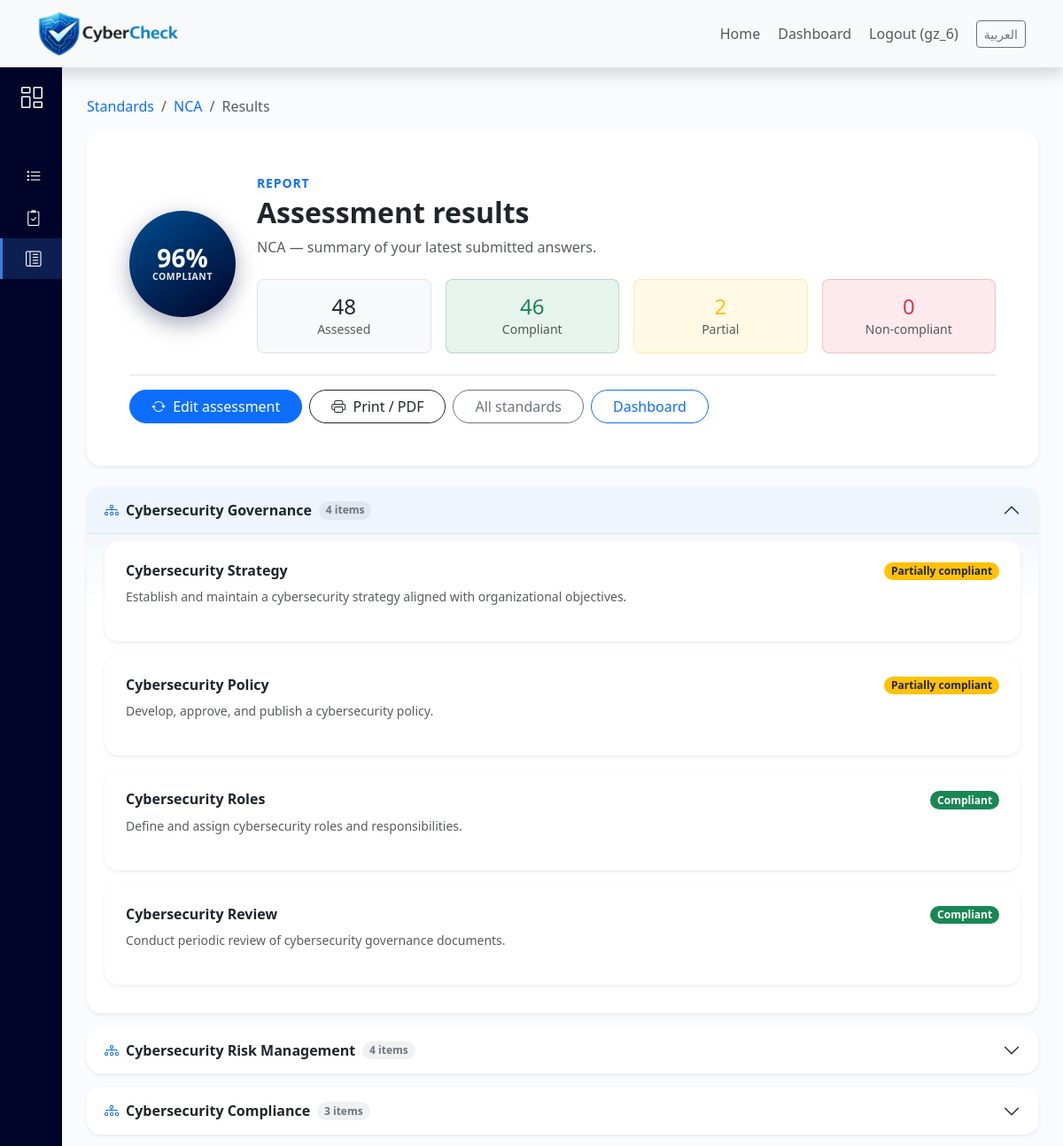
Page /results/2 (signed in, upper part) on the earlier database version.
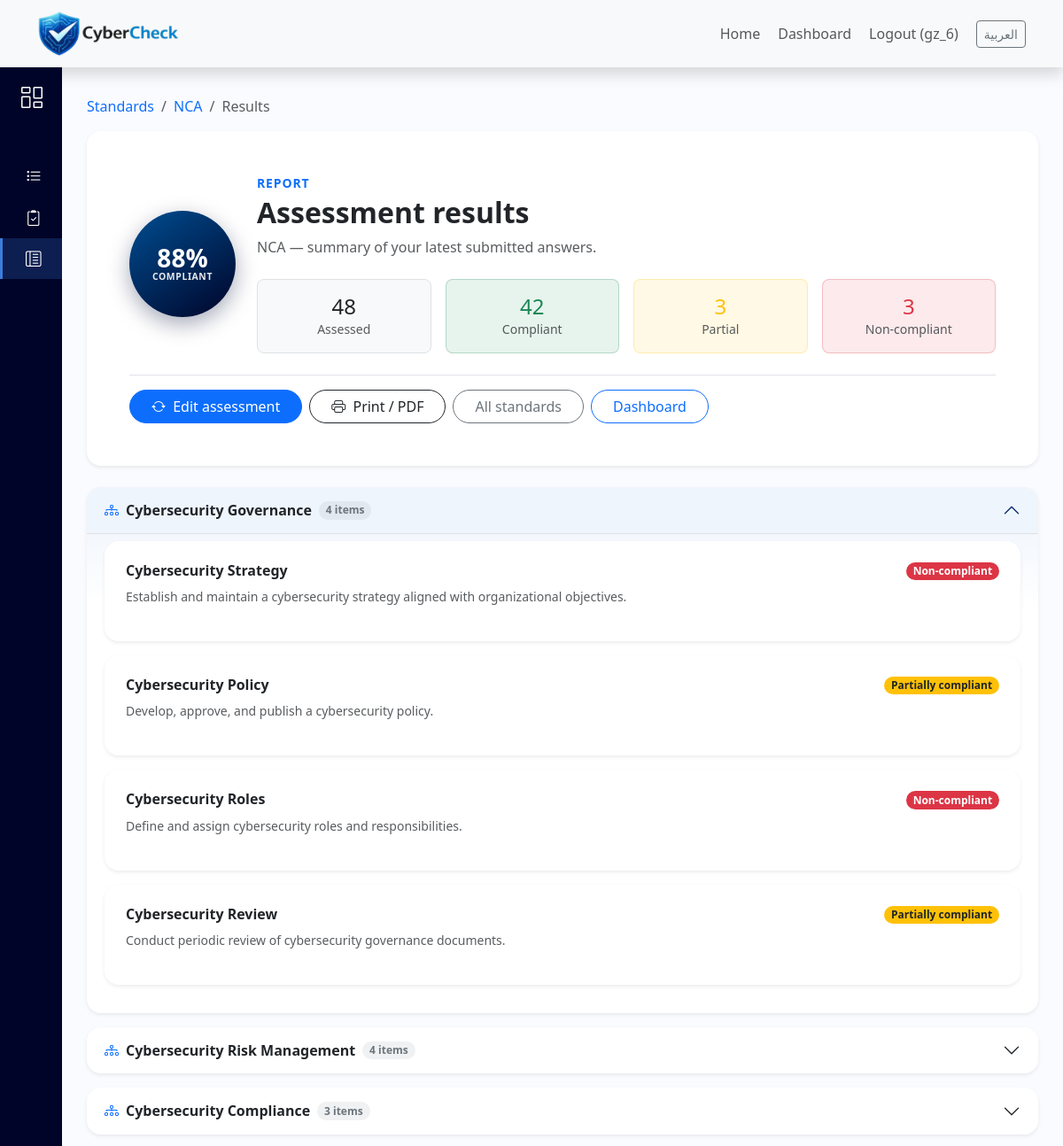
Same page on the later database version.
### compliance/models.py (models this page shows, shortened)
class AssessmentResult(models.Model):
    STATUS_CHOICES = [
        ('compliant', 'Compliant'),
        ('partial', 'Partially Compliant'),
        ('non_compliant', 'Non-Compliant'),
    ]
    control = models.ForeignKey(Control, on_delete=models.CASCADE)
    user = models.ForeignKey(User, on_delete=models.CASCADE)
    status = models.CharField(max_length=20, choices=STATUS_CHOICES)
    notes = models.TextField(blank=True)
    evidence_file = models.FileField(upload_to='evidence/', blank=True, null=True)
    created_at = models.DateTimeField(auto_now_add=True)

class Control(models.Model):
    domain = models.ForeignKey(Domain, on_delete=models.CASCADE)
    title = models.CharField(max_length=200)
    description = models.TextField()

### compliance/views.py (the view)
# urls.py: path('results/<int:standard_id>', views.results, name='results'),
@login_required
def results(request, standard_id):
    standard = get_object_or_404(Standard, id=standard_id)
    return render(request, 'compliance/results.html', _results_context(standard, request.user))

### templates/compliance/results.html (shortened to what the changed rows need)
{% extends "compliance/base_compliance.html" %}
{% load i18n %}
{% block compliance_content %}
            {% if assessed_total == 0 %}
            <div class="card border-0 shadow-sm rounded-4">
                <div class="card-body p-5 text-center">
                    <i class="bi bi-clipboard-data fs-1 text-muted d-block mb-3 opacity-50"></i>
                    <h1 class="h4 fw-semibold mb-2">{% trans "No saved answers yet" %}</h1>
                    <p class="text-muted mb-4">{% trans "Complete the assessment for this standard to see your compliance score and breakdown here." %}</p>
                    <a href="{% url 'assessment' standard.id %}" class="btn btn-primary rounded-pill px-4">
                        <i class="bi bi-pencil-square me-2"></i>{% trans "Go to assessment" %}
                    </a>
                    <a href="{% url 'standards' %}" class="btn btn-outline-secondary rounded-pill px-4 ms-2">{% trans "All standards" %}</a>
                </div>
            </div>
            {% else %}
            <div class="card border-0 shadow-sm rounded-4 overflow-hidden mb-4">
                <div class="card-body p-4 p-lg-5">
                    <div class="row align-items-center gy-4">
                        <div class="col-lg-auto text-center text-lg-start">
                            <div class="results-hero-score mx-auto mx-lg-0">
                                <span>{{ score }}%</span>
                                <span>{% trans "Compliant" %}</span>
                            </div>
                        </div>
                        <div class="col-lg">
                            <p class="text-uppercase small fw-semibold text-primary mb-1" style="letter-spacing: 0.06em;">{% trans "Report" %}</p>
                            <h1 class="h2 mb-2 fw-semibold">{% trans "Assessment results" %}</h1>
                            <p class="text-muted mb-3 mb-lg-4">{{ standard.name }} — {% trans "summary of your latest submitted answers." %}</p>
                            <div class="row g-2 g-sm-3 small">
                                <div class="col-6 col-sm-3">
                                    <div class="rounded-3 border bg-light p-3 text-center">
                                        <div class="h4 mb-0 text-dark">{{ assessed_total }}</div>
                                        <div class="text-muted">{% trans "Assessed" %}</div>
                                    </div>
                                </div>
                                <div class="col-6 col-sm-3">
                                    <div class="rounded-3 border border-success border-opacity-25 bg-success bg-opacity-10 p-3 text-center">
                                        <div class="h4 mb-0 text-success">{{ compliant_count }}</div>
                                        <div class="text-muted">{% trans "Compliant" %}</div>
                                    </div>
                                </div>
                                <div class="col-6 col-sm-3">
                                    <div class="rounded-3 border border-warning border-opacity-25 bg-warning bg-opacity-10 p-3 text-center">
                                        <div class="h4 mb-0 text-warning">{{ partial_count }}</div>
                                        <div class="text-muted">{% trans "Partial" %}</div>
                                    </div>
                                </div>
                                <div class="col-6 col-sm-3">
                                    <div class="rounded-3 border border-danger border-opacity-25 bg-danger bg-opacity-10 p-3 text-center">
                                        <div class="h4 mb-0 text-danger">{{ non_compliant_count }}</div>
                                        <div class="text-muted">{% trans "Non-compliant" %}</div>
                                    </div>
                                </div>
                            </div>
                        </div>
                    </div>
                    <div class="mt-4 pt-3 border-top d-flex flex-wrap gap-2 align-items-center">
                        <a href="{% url 'assessment' standard.id %}" class="btn btn-primary rounded-pill px-4">
                            <i class="bi bi-arrow-repeat me-1"></i> {% trans "Edit assessment" %}
                        </a>
                        <a href="{% url 'results_print' standard.id %}" target="_blank" rel="noopener" class="btn btn-outline-dark rounded-pill px-4">
                            <i class="bi bi-printer me-1"></i> {% trans "Print / PDF" %}
                        </a>
                        <a href="{% url 'standards' %}" class="btn btn-outline-secondary rounded-pill px-4">{% trans "All standards" %}</a>
                        <a href="/dashboard" class="btn btn-outline-primary rounded-pill px-4">{% trans "Dashboard" %}</a>
                    </div>
                </div>
            </div>
            <div class="accordion assessment-accordion" id="resultsDomains">
                {% for domain in domains %}
                <div class="accordion-item border-0 shadow-sm mb-3 rounded-4 overflow-hidden">
                    <h2 class="accordion-header" id="r-heading-{{ forloop.counter }}">
                        <button class="accordion-button {% if not forloop.first %}collapsed{% endif %} fw-semibold py-3" type="button" data-bs-toggle="collapse" data-bs-target="#r-collapse-{{ forloop.counter }}" aria-expanded="{% if forloop.first %}true{% else %}false{% endif %}" aria-controls="r-collapse-{{ forloop.counter }}">
                            <i class="bi bi-diagram-3 text-primary me-2"></i>
                            {{ domain.name }}
                            <span class="badge bg-secondary bg-opacity-10 text-secondary ms-2 rounded-pill">{{ domain.results|length }} {% trans "items" %}</span>
                        </button>
                    </h2>
                    <div id="r-collapse-{{ forloop.counter }}" class="accordion-collapse collapse {% if forloop.first %}show{% endif %}" aria-labelledby="r-heading-{{ forloop.counter }}">
                        <div class="accordion-body pt-2 pb-3 bg-opacity-50" style="background: linear-gradient(180deg, rgba(59,125,221,0.06) 0%, transparent 80px);">
                            {% for result in domain.results %}
                            <div class="card assessment-control-card border-0 shadow-sm rounded-4 mb-3">
                                <div class="card-body p-4">
                                    <div class="d-flex flex-wrap align-items-start justify-content-between gap-2 mb-2">
                                        <h3 class="h6 fw-semibold mb-0">{{ result.control.title }}</h3>
                                        {% if result.status == 'compliant' %}
                                        <span class="results-status-badge badge rounded-pill bg-success">{% trans "Compliant" %}</span>
                                        {% elif result.status == 'partial' %}
                                        <span class="results-status-badge badge rounded-pill bg-warning text-dark">{% trans "Partially compliant" %}</span>
                                        {% else %}
                                        <span class="results-status-badge badge rounded-pill bg-danger">{% trans "Non-compliant" %}</span>
                                        {% endif %}
                                    </div>
                                    <p class="text-muted small mb-3">{{ result.control.description }}</p>
                                </div>
                            </div>
                            {% empty %}
                            <p class="text-muted small mb-0 px-2">{% trans "No controls answered in this domain for your account." %}</p>
                            {% endfor %}
                        </div>
                    </div>
                </div>
                {% empty %}
                <div class="card border-0 shadow-sm rounded-4">
                    <div class="card-body p-4 text-muted">{% trans "No domains defined for this standard." %}</div>
                </div>
                {% endfor %}
            </div>
            {% endif %}
{% endblock %}

Differences in the rows shown:
changed AssessmentResult "Cybersecurity Strategy": status "partial" → "non_compliant" (drawn)
changed AssessmentResult "Cybersecurity Roles": status "compliant" → "non_compliant" (drawn)
changed AssessmentResult "Cybersecurity Review": status "compliant" → "partial" (drawn)
Other differences:
{{ score }}: "96" → "88"
{{ compliant_count }}: "46" → "42"
{{ partial_count }}: "2" → "3"
{{ non_compliant_count }}: "0" → "3"
list line gone: "Partially compliant"
new list line: "Non-compliant"
list line gone: "Compliant"
new list line: "Partially compliant"
